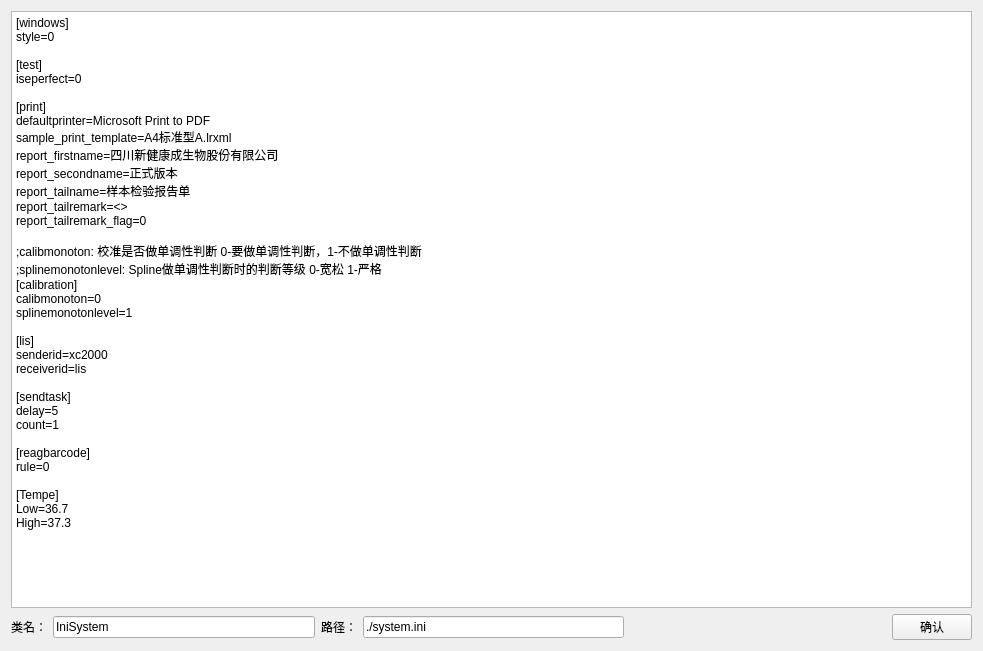
<?xml version="1.0" encoding="UTF-8"?>
<ui version="4.0">
 <class>MainWidget</class>
 <widget class="QWidget" name="MainWidget">
  <property name="geometry">
   <rect>
    <x>0</x>
    <y>0</y>
    <width>983</width>
    <height>651</height>
   </rect>
  </property>
  <property name="windowTitle">
   <string>MainWidget</string>
  </property>
  <layout class="QVBoxLayout" name="verticalLayout">
   <item>
    <widget class="QTextEdit" name="edit_content">
     <property name="html">
      <string>&lt;!DOCTYPE HTML PUBLIC &quot;-//W3C//DTD HTML 4.0//EN&quot; &quot;http://www.w3.org/TR/REC-html40/strict.dtd&quot;&gt;
&lt;html&gt;&lt;head&gt;&lt;meta name=&quot;qrichtext&quot; content=&quot;1&quot; /&gt;&lt;style type=&quot;text/css&quot;&gt;
p, li { white-space: pre-wrap; }
&lt;/style&gt;&lt;/head&gt;&lt;body style=&quot; font-family:'SimSun'; font-size:9pt; font-weight:400; font-style:normal;&quot;&gt;
&lt;p style=&quot; margin-top:0px; margin-bottom:0px; margin-left:0px; margin-right:0px; -qt-block-indent:0; text-indent:0px;&quot;&gt;[windows]&lt;/p&gt;
&lt;p style=&quot; margin-top:0px; margin-bottom:0px; margin-left:0px; margin-right:0px; -qt-block-indent:0; text-indent:0px;&quot;&gt;style=0&lt;/p&gt;
&lt;p style=&quot;-qt-paragraph-type:empty; margin-top:0px; margin-bottom:0px; margin-left:0px; margin-right:0px; -qt-block-indent:0; text-indent:0px;&quot;&gt;&lt;br /&gt;&lt;/p&gt;
&lt;p style=&quot; margin-top:0px; margin-bottom:0px; margin-left:0px; margin-right:0px; -qt-block-indent:0; text-indent:0px;&quot;&gt;[test]&lt;/p&gt;
&lt;p style=&quot; margin-top:0px; margin-bottom:0px; margin-left:0px; margin-right:0px; -qt-block-indent:0; text-indent:0px;&quot;&gt;iseperfect=0&lt;/p&gt;
&lt;p style=&quot;-qt-paragraph-type:empty; margin-top:0px; margin-bottom:0px; margin-left:0px; margin-right:0px; -qt-block-indent:0; text-indent:0px;&quot;&gt;&lt;br /&gt;&lt;/p&gt;
&lt;p style=&quot; margin-top:0px; margin-bottom:0px; margin-left:0px; margin-right:0px; -qt-block-indent:0; text-indent:0px;&quot;&gt;[print]&lt;/p&gt;
&lt;p style=&quot; margin-top:0px; margin-bottom:0px; margin-left:0px; margin-right:0px; -qt-block-indent:0; text-indent:0px;&quot;&gt;defaultprinter=Microsoft Print to PDF&lt;/p&gt;
&lt;p style=&quot; margin-top:0px; margin-bottom:0px; margin-left:0px; margin-right:0px; -qt-block-indent:0; text-indent:0px;&quot;&gt;sample_print_template=A4标准型A.lrxml&lt;/p&gt;
&lt;p style=&quot; margin-top:0px; margin-bottom:0px; margin-left:0px; margin-right:0px; -qt-block-indent:0; text-indent:0px;&quot;&gt;report_firstname=四川新健康成生物股份有限公司&lt;/p&gt;
&lt;p style=&quot; margin-top:0px; margin-bottom:0px; margin-left:0px; margin-right:0px; -qt-block-indent:0; text-indent:0px;&quot;&gt;report_secondname=正式版本&lt;/p&gt;
&lt;p style=&quot; margin-top:0px; margin-bottom:0px; margin-left:0px; margin-right:0px; -qt-block-indent:0; text-indent:0px;&quot;&gt;report_tailname=样本检验报告单&lt;/p&gt;
&lt;p style=&quot; margin-top:0px; margin-bottom:0px; margin-left:0px; margin-right:0px; -qt-block-indent:0; text-indent:0px;&quot;&gt;report_tailremark=&amp;lt;&amp;gt;&lt;/p&gt;
&lt;p style=&quot; margin-top:0px; margin-bottom:0px; margin-left:0px; margin-right:0px; -qt-block-indent:0; text-indent:0px;&quot;&gt;report_tailremark_flag=0&lt;/p&gt;
&lt;p style=&quot;-qt-paragraph-type:empty; margin-top:0px; margin-bottom:0px; margin-left:0px; margin-right:0px; -qt-block-indent:0; text-indent:0px;&quot;&gt;&lt;br /&gt;&lt;/p&gt;
&lt;p style=&quot; margin-top:0px; margin-bottom:0px; margin-left:0px; margin-right:0px; -qt-block-indent:0; text-indent:0px;&quot;&gt;;calibmonoton: 校准是否做单调性判断 0-要做单调性判断，1-不做单调性判断&lt;/p&gt;
&lt;p style=&quot; margin-top:0px; margin-bottom:0px; margin-left:0px; margin-right:0px; -qt-block-indent:0; text-indent:0px;&quot;&gt;;splinemonotonlevel: Spline做单调性判断时的判断等级 0-宽松 1-严格&lt;/p&gt;
&lt;p style=&quot; margin-top:0px; margin-bottom:0px; margin-left:0px; margin-right:0px; -qt-block-indent:0; text-indent:0px;&quot;&gt;[calibration]&lt;/p&gt;
&lt;p style=&quot; margin-top:0px; margin-bottom:0px; margin-left:0px; margin-right:0px; -qt-block-indent:0; text-indent:0px;&quot;&gt;calibmonoton=0&lt;/p&gt;
&lt;p style=&quot; margin-top:0px; margin-bottom:0px; margin-left:0px; margin-right:0px; -qt-block-indent:0; text-indent:0px;&quot;&gt;splinemonotonlevel=1&lt;/p&gt;
&lt;p style=&quot;-qt-paragraph-type:empty; margin-top:0px; margin-bottom:0px; margin-left:0px; margin-right:0px; -qt-block-indent:0; text-indent:0px;&quot;&gt;&lt;br /&gt;&lt;/p&gt;
&lt;p style=&quot; margin-top:0px; margin-bottom:0px; margin-left:0px; margin-right:0px; -qt-block-indent:0; text-indent:0px;&quot;&gt;[lis]&lt;/p&gt;
&lt;p style=&quot; margin-top:0px; margin-bottom:0px; margin-left:0px; margin-right:0px; -qt-block-indent:0; text-indent:0px;&quot;&gt;senderid=xc2000&lt;/p&gt;
&lt;p style=&quot; margin-top:0px; margin-bottom:0px; margin-left:0px; margin-right:0px; -qt-block-indent:0; text-indent:0px;&quot;&gt;receiverid=lis&lt;/p&gt;
&lt;p style=&quot;-qt-paragraph-type:empty; margin-top:0px; margin-bottom:0px; margin-left:0px; margin-right:0px; -qt-block-indent:0; text-indent:0px;&quot;&gt;&lt;br /&gt;&lt;/p&gt;
&lt;p style=&quot; margin-top:0px; margin-bottom:0px; margin-left:0px; margin-right:0px; -qt-block-indent:0; text-indent:0px;&quot;&gt;[sendtask]&lt;/p&gt;
&lt;p style=&quot; margin-top:0px; margin-bottom:0px; margin-left:0px; margin-right:0px; -qt-block-indent:0; text-indent:0px;&quot;&gt;delay=5&lt;/p&gt;
&lt;p style=&quot; margin-top:0px; margin-bottom:0px; margin-left:0px; margin-right:0px; -qt-block-indent:0; text-indent:0px;&quot;&gt;count=1&lt;/p&gt;
&lt;p style=&quot;-qt-paragraph-type:empty; margin-top:0px; margin-bottom:0px; margin-left:0px; margin-right:0px; -qt-block-indent:0; text-indent:0px;&quot;&gt;&lt;br /&gt;&lt;/p&gt;
&lt;p style=&quot; margin-top:0px; margin-bottom:0px; margin-left:0px; margin-right:0px; -qt-block-indent:0; text-indent:0px;&quot;&gt;[reagbarcode]&lt;/p&gt;
&lt;p style=&quot; margin-top:0px; margin-bottom:0px; margin-left:0px; margin-right:0px; -qt-block-indent:0; text-indent:0px;&quot;&gt;rule=0&lt;/p&gt;
&lt;p style=&quot;-qt-paragraph-type:empty; margin-top:0px; margin-bottom:0px; margin-left:0px; margin-right:0px; -qt-block-indent:0; text-indent:0px;&quot;&gt;&lt;br /&gt;&lt;/p&gt;
&lt;p style=&quot; margin-top:0px; margin-bottom:0px; margin-left:0px; margin-right:0px; -qt-block-indent:0; text-indent:0px;&quot;&gt;[Tempe]&lt;/p&gt;
&lt;p style=&quot; margin-top:0px; margin-bottom:0px; margin-left:0px; margin-right:0px; -qt-block-indent:0; text-indent:0px;&quot;&gt;Low=36.7&lt;/p&gt;
&lt;p style=&quot; margin-top:0px; margin-bottom:0px; margin-left:0px; margin-right:0px; -qt-block-indent:0; text-indent:0px;&quot;&gt;High=37.3&lt;/p&gt;
&lt;p style=&quot;-qt-paragraph-type:empty; margin-top:0px; margin-bottom:0px; margin-left:0px; margin-right:0px; -qt-block-indent:0; text-indent:0px;&quot;&gt;&lt;br /&gt;&lt;/p&gt;&lt;/body&gt;&lt;/html&gt;</string>
     </property>
    </widget>
   </item>
   <item>
    <layout class="QHBoxLayout" name="horizontalLayout">
     <item>
      <widget class="QLabel" name="lbl_className">
       <property name="text">
        <string>类名：</string>
       </property>
      </widget>
     </item>
     <item>
      <widget class="QLineEdit" name="edit_className">
       <property name="text">
        <string>IniSystem</string>
       </property>
      </widget>
     </item>
     <item>
      <widget class="QLabel" name="lbl_path">
       <property name="text">
        <string>路径：</string>
       </property>
      </widget>
     </item>
     <item>
      <widget class="QLineEdit" name="edit_path">
       <property name="text">
        <string>./system.ini</string>
       </property>
      </widget>
     </item>
     <item>
      <spacer name="horizontalSpacer">
       <property name="orientation">
        <enum>Qt::Horizontal</enum>
       </property>
       <property name="sizeHint" stdset="0">
        <size>
         <width>40</width>
         <height>20</height>
        </size>
       </property>
      </spacer>
     </item>
     <item>
      <widget class="QPushButton" name="btn_confirm">
       <property name="text">
        <string>确认</string>
       </property>
      </widget>
     </item>
    </layout>
   </item>
  </layout>
 </widget>
 <layoutdefault spacing="6" margin="11"/>
 <resources/>
 <connections/>
</ui>
